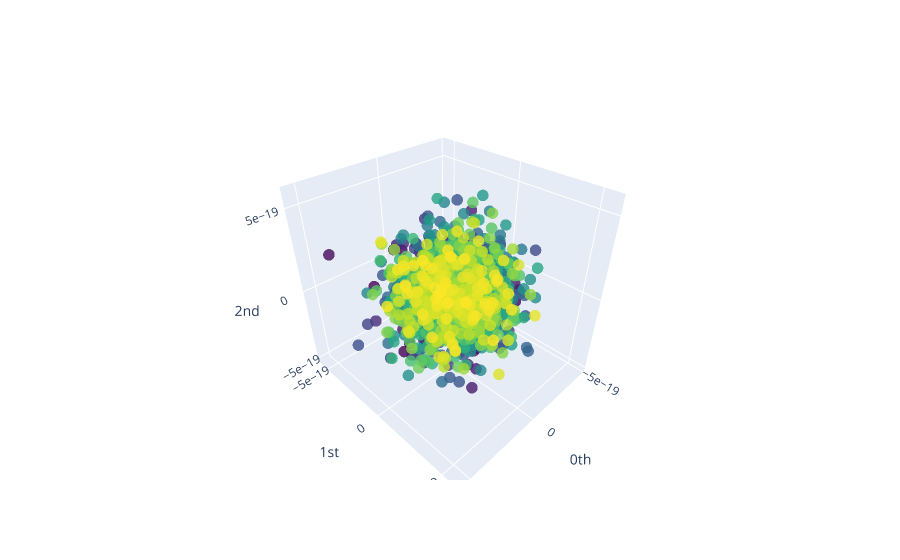

Here is the notebook cell this chart was saved with:
### Markdown cell above
From the plot we can see that the decaying periodic signal generated by a black hole merger emerges as a _spiral_ in the time delay embedding space! For contrast, let's compare this to one of the pure noise time series in our sample:

### Code cell
embedding_dimension = 30
embedding_time_delay = 30
stride = 5

embedder = SingleTakensEmbedding(
    parameters_type="search", n_jobs=6, time_delay=embedding_time_delay, dimension=embedding_dimension, stride=stride
)

y_noise_embedded = embedder.fit_transform(noisy_signals[background_idx])

pca = PCA(n_components=3)
y_noise_embedded_pca = pca.fit_transform(y_noise_embedded)

plot_point_cloud(y_noise_embedded_pca)

### Figure 1 — Plotly figure (JSON) as saved in the notebook; plotly's stock layout.template omitted (floating-point values rounded to 4 significant figures; data arrays with more than 128 entries replaced by an {"elided": "..."} marker saying what was removed)
{"data": [{"marker": {"color": {"elided": "1712 int values"}, "colorscale": [[0, "#440154"], [0.1111, "#482878"], [0.2222, "#3e4989"], [0.3333, "#31688e"], [0.4444, "#26828e"], [0.5556, "#1f9e89"], [0.6667, "#35b779"], [0.7778, "#6ece58"], [0.8889, "#b5de2b"], [1, "#fde725"]], "opacity": 0.8, "size": 4}, "mode": "markers", "type": "scatter3d", "x": {"elided": "1712 float values"}, "y": {"elided": "1712 float values"}, "z": {"elided": "1712 float values"}}], "layout": {"scene": {"xaxis": {"exponentformat": "e", "showexponent": "all", "title": {"text": "0th"}, "type": "linear"}, "yaxis": {"exponentformat": "e", "showexponent": "all", "title": {"text": "1st"}, "type": "linear"}, "zaxis": {"exponentformat": "e", "showexponent": "all", "title": {"text": "2nd"}, "type": "linear"}}}}
